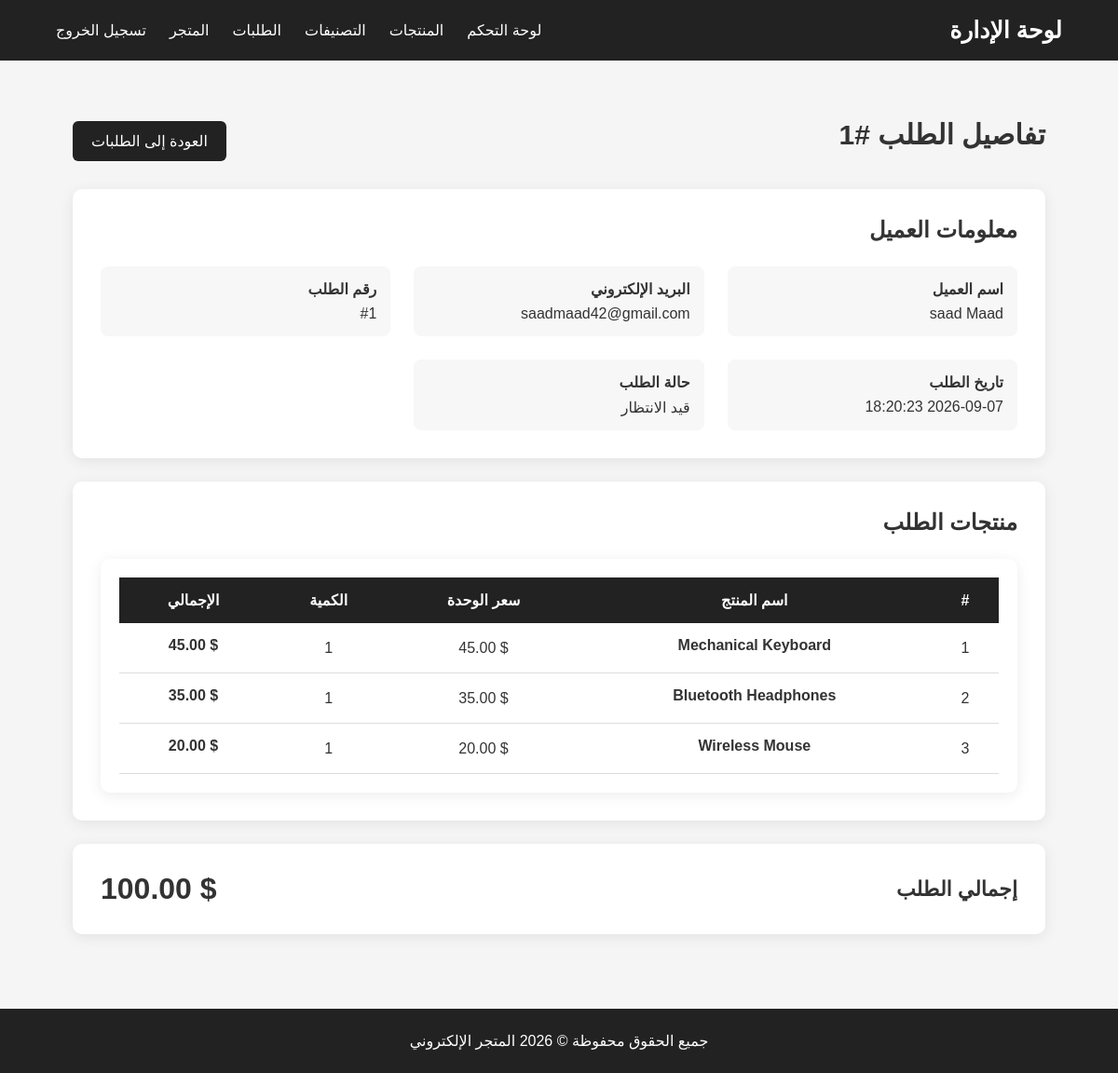
The app's page /admin/order_details.php?id=1 (signed in) with its own data.
### tables this page shows
CREATE TABLE `orders` (
  `id` int(11) NOT NULL,
  `user_id` int(11) NOT NULL,
  `total` decimal(10,2) NOT NULL,
  `status` enum('pending','processing','completed','cancelled') DEFAULT 'pending',
  `created_at` timestamp NOT NULL DEFAULT current_timestamp()
);

CREATE TABLE `users` (
  `id` int(11) NOT NULL,
  `name` varchar(100) NOT NULL,
  `email` varchar(150) NOT NULL,
  `password` varchar(255) NOT NULL,
  `role` enum('customer','admin') DEFAULT 'customer',
  `created_at` timestamp NOT NULL DEFAULT current_timestamp()
);

CREATE TABLE `order_items` (
  `id` int(11) NOT NULL,
  `order_id` int(11) NOT NULL,
  `product_id` int(11) NOT NULL,
  `quantity` int(11) NOT NULL,
  `price` decimal(10,2) NOT NULL
);

CREATE TABLE `products` (
  `id` int(11) NOT NULL,
  `category_id` int(11) NOT NULL,
  `name` varchar(150) NOT NULL,
  `description` text DEFAULT NULL,
  `price` decimal(10,2) NOT NULL,
  `image` varchar(255) DEFAULT NULL,
  `stock` int(11) DEFAULT 0,
  `created_at` timestamp NOT NULL DEFAULT current_timestamp()
);

### admin/order_details.php (the view, shortened to what this page needs)
<?php
require_once "../config/database.php";
$order_id = (int)$_GET["id"];
$stmt = $conn->prepare(
    "SELECT
        o.id,
        o.total,
        o.status,
        o.created_at,
        u.name AS customer_name,
        u.email AS customer_email
     FROM orders o
     INNER JOIN users u
        ON o.user_id = u.id
     WHERE o.id = ?"
);
$stmt->bind_param("i", $order_id);
$stmt->execute();
$result = $stmt->get_result();
$order = $result->fetch_assoc();
$stmt = $conn->prepare(
    "SELECT
        oi.id,
        oi.quantity,
        oi.price,
        p.name AS product_name
     FROM order_items oi
     INNER JOIN products p
        ON oi.product_id = p.id
     WHERE oi.order_id = ?
     ORDER BY oi.id ASC"
);
$stmt->bind_param("i", $order_id);
$stmt->execute();
$items_result = $stmt->get_result();
function getStatusArabic($status)
{
    switch ($status) {
        case "pending":
            return "قيد الانتظار";
    }
}
?>
<!DOCTYPE html>
<html lang="ar" dir="rtl">
<head>
    <link
        rel="stylesheet"
        href="../assets/css/style.css"
    >
</head>
<body>
<header>
    <nav class="navbar">
        <div class="container">
            <h1 class="logo">
                لوحة الإدارة
            </h1>
            <ul class="nav-links">
                <li>
                    <a href="index.php">
                        لوحة التحكم
                    </a>
                </li>
                <li>
                    <a href="products.php">
                        المنتجات
                    </a>
                </li>
                <li>
                    <a href="categories.php">
                        التصنيفات
                    </a>
                </li>
                <li>
                    <a href="orders.php">
                        الطلبات
                    </a>
                </li>
                <li>
                    <a href="../index.php">
                        المتجر
                    </a>
                </li>
                <li>
                    <a href="../logout.php">
                        تسجيل الخروج
                    </a>
                </li>
            </ul>
        </div>
    </nav>
</header>
<main>
    <section class="admin-section">
        <div class="container">
            <div class="admin-page-header">
                <h2 class="section-title">
                    تفاصيل الطلب
                    #<?php echo $order["id"]; ?>
                </h2>
                <a
                    href="orders.php"
                    class="btn"
                >
                    العودة إلى الطلبات
                </a>
            </div>
            <div class="order-info-box">
                <h3>
                    معلومات العميل
                </h3>
                <div class="order-info-grid">
                    <div>
                        <strong>
                            اسم العميل
                        </strong>
                        <p>
                            <?php
                            echo htmlspecialchars(
                                $order["customer_name"]
                            );
                            ?>
                        </p>
                    </div>
                    <div>
                        <strong>
                            البريد الإلكتروني
                        </strong>
                        <p>
                            <?php
                            echo htmlspecialchars(
                                $order["customer_email"]
                            );
                            ?>
                        </p>
                    </div>
                    <div>
                        <strong>
                            رقم الطلب
                        </strong>
                        <p>
                            #<?php echo $order["id"]; ?>
                        </p>
                    </div>
                    <div>
                        <strong>
                            تاريخ الطلب
                        </strong>
                        <p>
                            <?php
                            echo htmlspecialchars(
                                $order["created_at"]
                            );
                            ?>
                        </p>
                    </div>
                    <div>
                        <strong>
                            حالة الطلب
                        </strong>
                        <p>
                            <?php
                            echo getStatusArabic(
                                $order["status"]
                            );
                            ?>
                        </p>
                    </div>
                </div>
            </div>
            <div class="order-items-box">
                <h3>
                    منتجات الطلب
                </h3>
                <div class="admin-table-container">
                    <table class="admin-table">
                        <thead>
                            <tr>
                                <th>
                                    #
                                </th>
                                <th>
                                    اسم المنتج
                                </th>
                                <th>
                                    سعر الوحدة
                                </th>
                                <th>
                                    الكمية
                                </th>
                                <th>
                                    الإجمالي
                                </th>
                            </tr>
                        </thead>
                        <tbody>
                            <?php if ($items_result->num_rows > 0): ?>
                                <?php while ($item = $items_result->fetch_assoc()): ?>
                                    <?php
                                    $item_total =
                                        $item["price"]
                                        *
                                        $item["quantity"];
                                    ?>
                                    <tr>
                                        <td>
                                            <?php
                                            echo $item["id"];
                                            ?>
                                        </td>
                                        <td>
                                            <strong>
                                                <?php
                                                echo htmlspecialchars(
                                                    $item["product_name"]
                                                );
                                                ?>
                                            </strong>
                                        </td>
                                        <td>
                                            $
                                            <?php
                                            echo number_format(
                                                $item["price"],
                                                2
                                            );
                                            ?>
                                        </td>
                                        <td>
                                            <?php
                                            echo $item["quantity"];
                                            ?>
                                        </td>
                                        <td>
                                            <strong>
                                                $
                                                <?php
                                                echo number_format(
                                                    $item_total,
                                                    2
                                                );
                                                ?>
                                            </strong>
                                        </td>
                                    </tr>
                                <?php endwhile; ?>
                            <?php endif; ?>
                        </tbody>
                    </table>
                </div>
            </div>
            <div class="order-total-box">
                <span>
                    إجمالي الطلب
                </span>
                <strong>
                    $
                    <?php
                    echo number_format(
                        $order["total"],
                        2
                    );
                    ?>
                </strong>
            </div>
        </div>
    </section>
</main>
<footer>
    <p>
        جميع الحقوق محفوظة © 2026
        المتجر الإلكتروني
    </p>
</footer>
</body>
</html>

### assets/css/style.css (style rules this page uses)
* { margin: 0; padding: 0; box-sizing: border-box; }
body { font-family: Arial, sans-serif; background: #f5f5f5; color: #333; }
.container { width: 90%; max-width: 1200px; margin: auto; }
.navbar { background: #222; padding: 18px 0; }
.navbar .container { display: flex; justify-content: space-between; align-items: center; }
.logo { color: white; font-size: 25px; }
.nav-links { list-style: none; display: flex; gap: 25px; }
.nav-links a { color: white; text-decoration: none; font-size: 16px; }
.btn { display: inline-block; background: #222; color: white; padding: 12px 20px; border-radius: 6px; text-decoration: none; margin-top: 15px; }
.section-title { text-align: center; margin-bottom: 35px; font-size: 30px; }
footer { background: #222; color: white; text-align: center; padding: 25px 0; margin-top: 30px; }
.admin-section { min-height: 70vh; padding: 50px 20px; }
.admin-page-header { display: flex; justify-content: space-between; align-items: center; margin-bottom: 30px; gap: 20px; }
.admin-page-header .section-title { margin: 0; }
.admin-table-container { background: white; padding: 20px; border-radius: 10px; box-shadow: 0 3px 15px rgba(0, 0, 0, 0.08); overflow-x: auto; }
.admin-table { width: 100%; border-collapse: collapse; min-width: 850px; }
.admin-table th { background: #222; color: white; padding: 15px; text-align: center; }
.admin-table td { padding: 15px; border-bottom: 1px solid #ddd; text-align: center; vertical-align: middle; }
.admin-table td strong { display: block; margin-bottom: 5px; }
.order-info-box, .order-items-box { background: white; padding: 30px; border-radius: 10px; margin-bottom: 25px; box-shadow: 0 3px 15px rgba(0, 0, 0, 0.08); }
.order-info-box h3, .order-items-box h3 { margin-bottom: 25px; font-size: 24px; }
.order-info-grid { display: grid; grid-template-columns: repeat(3, 1fr); gap: 25px; }
.order-info-grid div { padding: 15px; background: #f7f7f7; border-radius: 8px; }
.order-info-grid strong { display: block; margin-bottom: 8px; }
.order-info-grid p { margin: 0; }
.order-total-box { background: white; padding: 30px; border-radius: 10px; display: flex; justify-content: space-between; align-items: center; box-shadow: 0 3px 15px rgba(0, 0, 0, 0.08); }
.order-total-box span { font-size: 22px; font-weight: bold; }
.order-total-box strong { font-size: 32px; }

### records on screen
orders: id "1", user.name "saad Maad", user.email "saadmaad42@gmail.com", created_at "2026-09-07 18:20:23", status "قيد الانتظار", total "100.00"
order_items: id "1", product.name "Mechanical Keyboard", price "45.00", quantity "1"
order_items: id "2", product.name "Bluetooth Headphones", price "35.00", quantity "1"
order_items: id "3", product.name "Wireless Mouse", price "20.00", quantity "1"
